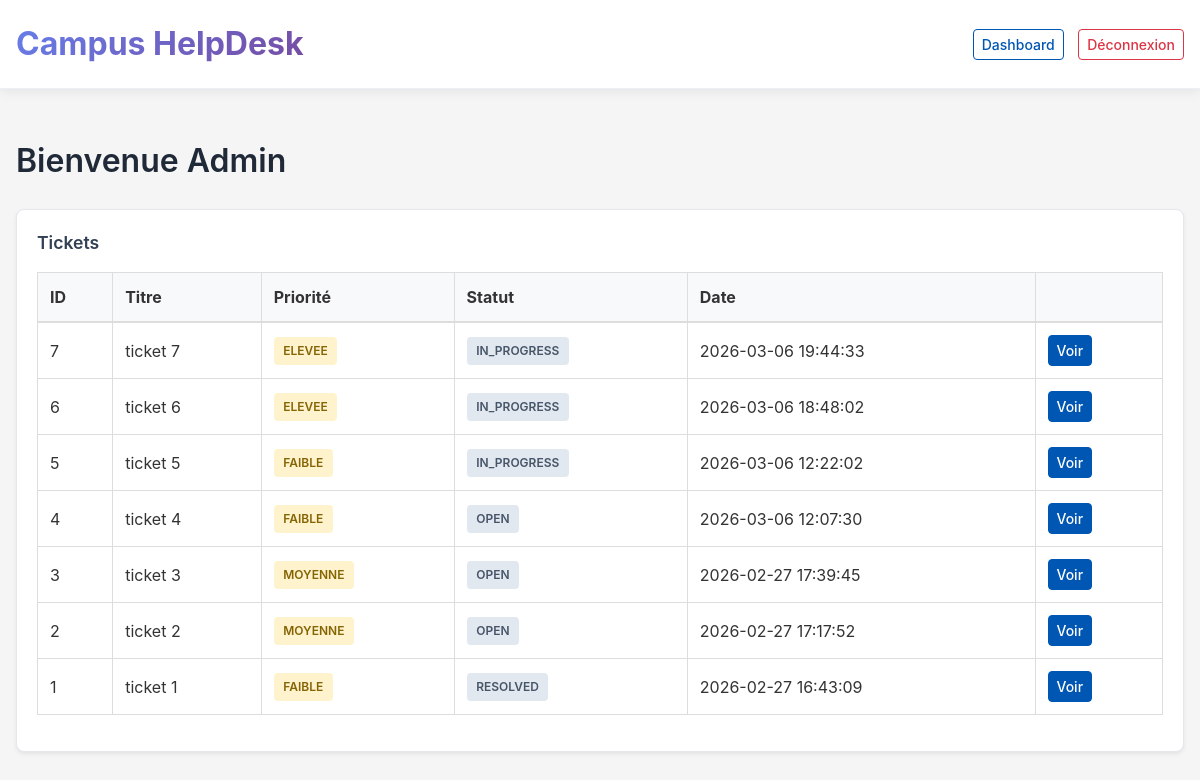
/index.php?route=dashboard (signed in), run on the app's committed database.
### tables this page shows
CREATE TABLE `tickets` (
  `id` int(11) NOT NULL,
  `titre` varchar(150) NOT NULL,
  `description` text NOT NULL,
  `categorie` varchar(50) NOT NULL,
  `priorite` enum('FAIBLE','MOYENNE','ELEVEE') NOT NULL,
  `statut` enum('OPEN','IN_PROGRESS','RESOLVED','CLOSED') NOT NULL DEFAULT 'OPEN',
  `auteur_id` int(11) NOT NULL,
  `technicien_id` int(11) DEFAULT NULL,
  `created_at` datetime DEFAULT CURRENT_TIMESTAMP,
  `updated_at` datetime DEFAULT NULL
);

### app/core/View.php (called while the page is built, shortened)
<?php
final class View {
  public static function render(string $view, array $data = []){
    require __DIR__ . "/../views/layouts/main.php";
  }
}

### app/controllers/DashboardController.php (called while the page is built, shortened)
<?php
require_once __DIR__ . '/../core/Auth.php';
require_once __DIR__ . '/../core/View.php';
require_once __DIR__ . '/../models/TicketModel.php';
final class DashboardController {
  public function dashboard(){
    $user = Auth::user();
    $tickets = [];
    $ticketModel = new TicketModel();
    if ($user['role'] === 'ETUDIANT') {
      $tickets = $ticketModel->findByAuteur($user['id']);
    } else {
      $tickets = $ticketModel->findAll();
    }
    View::render('dashboards/dashboard', [
      'title' => 'Dashboard',
      'user' => $user,
      'tickets' => $tickets
    ]);
  }
}

### index.php (called while the page is built, shortened)
<?php
require_once __DIR__ . '/app/controllers/DashboardController.php';
require_once __DIR__ . '/app/core/Router.php';
$route = isset($_GET['route']) ? $_GET['route'] : '';
Router::dispatch($route);

### app/core/Auth.php (called while the page is built, shortened)
<?php
final class Auth {
public static function user(){
    return isset($_SESSION['user']) ? $_SESSION['user'] : null;
}
}

### app/core/Database.php (called while the page is built, shortened)
<?php
final class Database {
  private static $pdo = null;
  public static function pdo(){
    if (self::$pdo === null) {
      $dsn = "mysql:host=127.0.0.1;dbname=campus_helpdesk;charset=utf8mb4";
      self::$pdo = new PDO($dsn, "root", "root", [
        PDO::ATTR_ERRMODE => PDO::ERRMODE_EXCEPTION,
        PDO::ATTR_DEFAULT_FETCH_MODE => PDO::FETCH_ASSOC,
        PDO::ATTR_EMULATE_PREPARES => false,
      ]);
    }
    return self::$pdo;
  }
}

### app/models/TicketModel.php (called while the page is built, shortened)
<?php
require_once __DIR__ . '/../core/Database.php';
final class TicketModel {
  public function findAll($statut = null, $priorite = null) {
    $sql = "SELECT * FROM tickets WHERE 1=1";
    $params = [];
    $sql .= " ORDER BY created_at DESC";
    $stmt = Database::pdo()->prepare($sql);
    $stmt->execute($params);
    return $stmt->fetchAll();
}
}

### app/views/dashboards/dashboard.php (the view)
<h1 class="page-title space-bottom-lg">Bienvenue <?= htmlspecialchars($user['nom']) ?></h1>
<div class="ui-card ui-shadow-soft">
<div class="ui-card-body">
<h4 class="section-title space-bottom-md">Tickets</h4>
<?php if (empty($tickets)): ?>
<div class="notice notice-info">
Aucun ticket pour le moment.
</div>
<?php else: ?>
<table class="data-table data-table-hover">
<thead>
<tr>
<th>ID</th>
<th>Titre</th>
<th>Priorité</th>
<th>Statut</th>
<th>Date</th>
<th></th>
</tr>
</thead>
<tbody>
<?php foreach ($tickets as $t): ?>
<tr>
<td><?= $t['id'] ?></td>
<td><?= htmlspecialchars($t['titre']) ?></td>
<td>
<span class="tag tag-warn">
<?= htmlspecialchars($t['priorite']) ?>
</span>
</td>
<td>
<span class="tag tag-muted">
<?= htmlspecialchars($t['statut']) ?>
</span>
</td>
<td><?= $t['created_at'] ?></td>
<td>
<a href="index.php?route=ticket-show&id=<?= $t['id'] ?>"
class="ui-btn ui-btn-sm ui-btn-primary">
Voir
</a>
</td>
</tr>
<?php endforeach; ?>
</tbody>
</table>
<?php endif; ?>
</div>
</div>

### app/core/Router.php (shortened to what this page needs)
<?php
final class Router {
  public static function dispatch(string $route){
    switch ($route) {
      case 'dashboard':
        (new DashboardController())->dashboard();
        return;
    }
  }
}

### app/views/layouts/main.php (shortened to what this page needs)
<!doctype html>
<html lang="fr">
<head>
<link href="/projetTicketAWC-main/projetTicketAWC-main/public/assets/css/style.css" rel="stylesheet">
<link href="/projetTicketAWC-main/projetTicketAWC-main/public/assets/css/navbar.css" rel="stylesheet">
<link href="/projetTicketAWC-main/projetTicketAWC-main/public/assets/css/auth.css" rel="stylesheet">
<link href="/projetTicketAWC-main/projetTicketAWC-main/public/assets/css/dashboard.css" rel="stylesheet">
<link href="/projetTicketAWC-main/projetTicketAWC-main/public/assets/css/tickets.css" rel="stylesheet">
<link href="/projetTicketAWC-main/projetTicketAWC-main/public/assets/css/utilities.css" rel="stylesheet">
</head>
<body class="app-body">
<?php require __DIR__ . '/../partials/navbar.php'; ?>
<div class="layout-shell layout-pad">
<?php require __DIR__ . '/../' . $view . '.php'; ?>
</div>
</body>
</html>

### app/views/partials/navbar.php (shortened to what this page needs)
<?php
require_once __DIR__ . '/../../core/Auth.php';
$u = Auth::user();
?>
<nav class="topbar topbar-soft space-bottom-lg">
  <div class="layout-shell topbar-inner">
    <span class="topbar-brand text-strong">
      Campus HelpDesk
    </span>
    <?php if ($u): ?>
      <div class="topbar-actions">
        <a href="index.php?route=dashboard" class="ui-btn ui-btn-outline-primary ui-btn-sm space-right-sm">
        Dashboard
        </a>
        <a href="index.php?route=logout" class="ui-btn ui-btn-outline-danger ui-btn-sm">
          Déconnexion
        </a>
      </div>
    <?php endif; ?>
  </div>
</nav>

### public/assets/css/style.css (style rules this page uses)
* { margin: 0; padding: 0; box-sizing: border-box; }
html, body { height: 100%; }
body { font-family: -apple-system, BlinkMacSystemFont, "Segoe UI", Roboto, "Helvetica Neue", Arial, sans-serif; font-size: 1rem; line-height: 1.5; color: #333; background-color: #f5f5f5; }
h1, h2, h3, h4, h5, h6 { font-weight: 600; margin-bottom: 1rem; }
h1 { font-size: 2rem; }
h4 { font-size: 1.25rem; }
a { color: #0056b3; text-decoration: none; transition: color 0.3s ease; }
.app-body { background-color: #f5f5f5; }
.layout-shell { max-width: 1200px; margin: 0 auto; padding: 0 1rem; }
.layout-pad { padding-top: 1.5rem; padding-bottom: 1.5rem; }
.page-title { font-size: 2rem; font-weight: 600; color: #1f2937; }
.section-title { font-size: 1.1rem; font-weight: 600; color: #334155; }
.space-bottom-lg { margin-bottom: 1.5rem; }
.space-bottom-md { margin-bottom: 1rem; }
.space-right-sm { margin-right: 0.5rem; }
.ui-card { background-color: #fff; border: 1px solid #e5e7eb; border-radius: 0.5rem; overflow: hidden; margin-bottom: 1rem; }
.ui-card-body { padding: 1.25rem; }
.ui-shadow-soft { box-shadow: 0 0.125rem 0.25rem rgba(0, 0, 0, 0.075); }
.ui-btn { display: inline-block; padding: 0.5rem 1rem; border: 1px solid transparent; border-radius: 0.25rem; font-size: 1rem; font-weight: 500; cursor: pointer; text-decoration: none; text-align: center; transition: all 0.2s ease; }
.ui-btn-sm { padding: 0.25rem 0.5rem; font-size: 0.875rem; }
.ui-btn-primary { background-color: #0056b3; color: #fff; border-color: #0056b3; }
.ui-btn-outline-primary { background-color: transparent; color: #0056b3; border-color: #0056b3; }
.ui-btn-outline-danger { background-color: transparent; color: #dc3545; border-color: #dc3545; }
.data-table { width: 100%; border-collapse: collapse; background-color: #fff; margin-bottom: 1rem; }
.data-table th, .data-table td { padding: 0.75rem; border: 1px solid #ddd; text-align: left; }
.data-table thead { background-color: #f8f9fa; border-bottom: 2px solid #ddd; }
.tag { display: inline-block; padding: 0.3rem 0.6rem; font-size: 0.75rem; font-weight: 600; border-radius: 0.25rem; }
.tag-warn { background-color: #fff3cd; color: #856404; }
.tag-muted { background-color: #e2e8f0; color: #475569; }
.text-strong { font-weight: 700; }

### public/assets/css/navbar.css (style rules this page uses)
.topbar { background-color: #fff; box-shadow: 0 2px 12px rgba(0, 0, 0, 0.08); padding: 1.25rem 0; position: sticky; top: 0; z-index: 1000; }
.topbar-soft { border-bottom: 1px solid #eceff4; }
.topbar-inner { display: flex; justify-content: space-between; align-items: center; gap: 0.8rem; }
.topbar-brand { font-weight: 700; font-size: 2rem; background: linear-gradient(135deg, #667eea 0%, #764ba2 100%); -webkit-background-clip: text; -webkit-text-fill-color: transparent; background-clip: text; margin: 0; }
.topbar-actions { display: flex; align-items: center; flex-wrap: wrap; gap: 0.4rem; }

### data on the page
tickets: id "7", titre "ticket 7", priorite "ELEVEE", statut "IN_PROGRESS", created_at "2026-03-06 19:44:33"
tickets: id "6", titre "ticket 6", priorite "ELEVEE", statut "IN_PROGRESS", created_at "2026-03-06 18:48:02"
tickets: id "5", titre "ticket 5", priorite "FAIBLE", statut "IN_PROGRESS", created_at "2026-03-06 12:22:02"
tickets: id "4", titre "ticket 4", priorite "FAIBLE", statut "OPEN", created_at "2026-03-06 12:07:30"
tickets: id "3", titre "ticket 3", priorite "MOYENNE", statut "OPEN", created_at "2026-02-27 17:39:45"
tickets: id "2", titre "ticket 2", priorite "MOYENNE", statut "OPEN", created_at "2026-02-27 17:17:52"
tickets: id "1", titre "ticket 1", priorite "FAIBLE", statut "RESOLVED", created_at "2026-02-27 16:43:09"

### other printed values
$user['nom'] "Admin"
